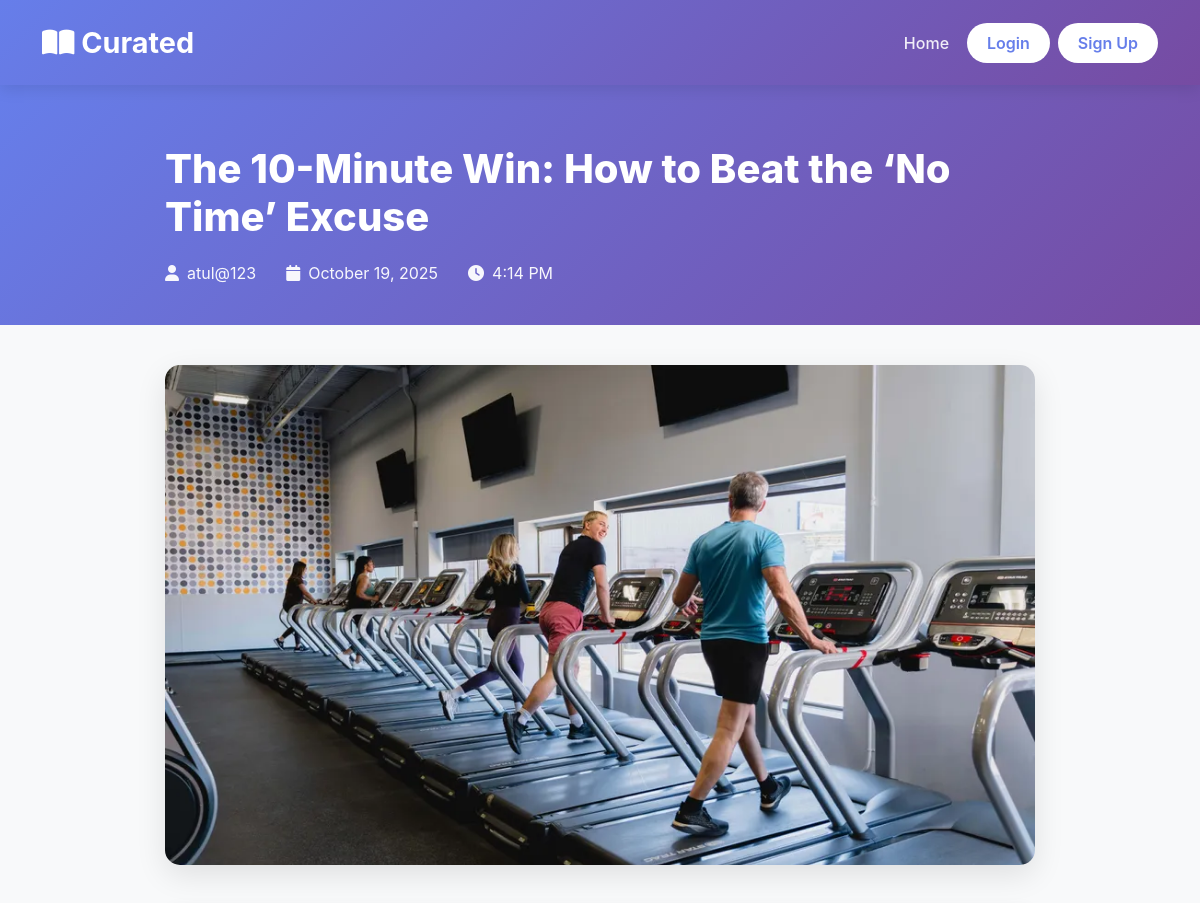
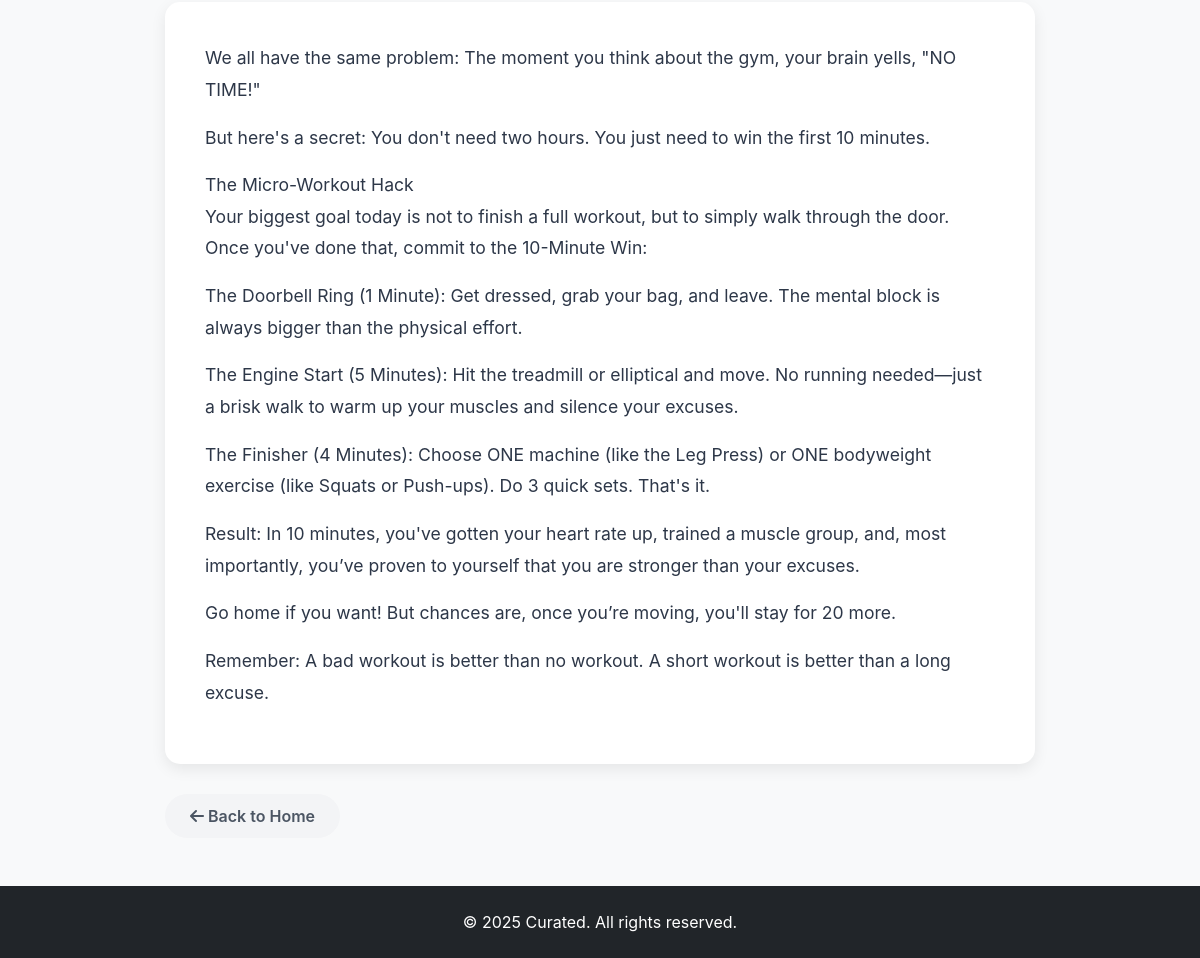
Page /post/the-10-minute-win-how-to-beat-the-no-time-excuse/ on the committed database (2 pictures, top to bottom).
### blog/models.py (models this page shows, shortened)
class Post(models.Model):
    title = models.CharField(max_length=200)
    slug = models.SlugField(max_length=200, unique=True)
    author = models.ForeignKey(User, on_delete=models.CASCADE, related_name='blog_posts')
    content = models.TextField()
    image = models.ImageField(upload_to='blog_images/', blank=True, null=True)
    created_at = models.DateTimeField(default=timezone.now)
    updated_at = models.DateTimeField(auto_now=True)
    published = models.BooleanField(default=True)
    class Meta:
        ordering = ['-created_at']

### blog/views.py (the view)
# urls.py: path('post/<slug:slug>/', views.post_detail, name='post_detail'),
def post_detail(request, slug):
    post = get_object_or_404(Post, slug=slug)
    return render(request, 'blog/post_detail.html', {'post': post})

### blog/templates/blog/post_detail.html (shortened to what this page needs)
{% load static %}
<!DOCTYPE html>
<html lang="en">
<head>
    <link href="https://cdn.jsdelivr.net/npm/bootstrap@5.3.0/dist/css/bootstrap.min.css" rel="stylesheet">
    <link rel="stylesheet" href="https://cdnjs.cloudflare.com/ajax/libs/font-awesome/6.4.0/css/all.min.css">
</head>
<body>
    <nav class="navbar navbar-expand-lg navbar-dark">
        <div class="container">
            <a class="navbar-brand" href="{% url 'blog:home' %}">
                <i class="fas fa-book-open"></i> Curated
            </a>
            <div class="collapse navbar-collapse" id="navbarNav">
                <ul class="navbar-nav ms-auto align-items-center">
                    <li class="nav-item">
                        <a class="nav-link" href="{% url 'blog:home' %}">Home</a>
                    </li>
                    {% if user.is_authenticated %}
                    <li class="nav-item">
                        <a class="nav-link" href="{% url 'blog:post_create' %}">
                            <i class="fas fa-plus-circle"></i> Create Blog
                        </a>
                    </li>
                    <li class="nav-item">
                        <a class="nav-link" href="{% url 'blog:my_posts' %}">My Posts</a>
                    </li>
                    <li class="nav-item">
                        <span class="nav-link">Hello, {{ user.username }}</span>
                    </li>
                    <li class="nav-item">
                        <a href="{% url 'accounts:logout' %}" class="btn btn-custom ms-2">Logout</a>
                    </li>
                    {% else %}
                    <li class="nav-item">
                        <a href="{% url 'accounts:login' %}" class="btn btn-custom me-2">Login</a>
                    </li>
                    <li class="nav-item">
                        <a href="{% url 'accounts:signup' %}" class="btn btn-custom">Sign Up</a>
                    </li>
                    {% endif %}
                </ul>
            </div>
        </div>
    </nav>
    <div class="post-header">
        <div class="post-container">
            <h1 class="post-title">{{ post.title }}</h1>
            <div class="post-meta">
                <div class="post-meta-item">
                    <i class="fas fa-user"></i>
                    <span>{{ post.author.username }}</span>
                </div>
                <div class="post-meta-item">
                    <i class="fas fa-calendar"></i>
                    <span>{{ post.created_at|date:"F d, Y" }}</span>
                </div>
                <div class="post-meta-item">
                    <i class="fas fa-clock"></i>
                    <span>{{ post.created_at|date:"g:i A" }}</span>
                </div>
            </div>
        </div>
    </div>
    <div class="post-container">
        {% if post.image %}
        <img src="{{ post.image.url }}" alt="{{ post.title }}" class="post-image">
        {% endif %}
        <div class="post-content">
            {{ post.content|linebreaks }}
        </div>
        <div class="post-actions">
            <a href="{% url 'blog:home' %}" class="btn btn-action btn-back">
                <i class="fas fa-arrow-left"></i> Back to Home
            </a>
        </div>
    </div>
    <footer class="bg-dark text-white text-center py-4 mt-5">
        <div class="container">
            <p class="mb-0">&copy; 2025 Curated. All rights reserved.</p>
        </div>
    </footer>
</body>
</html>

### blog/templates/blog/post_detail.html (style rules this page uses)
:root { --primary-color: #667eea; --secondary-color: #764ba2; }
body { font-family: 'Inter', -apple-system, BlinkMacSystemFont, 'Segoe UI', sans-serif; background: #f8f9fa; }
.navbar { background: linear-gradient(135deg, var(--primary-color) 0%, var(--secondary-color) 100%); box-shadow: 0 4px 15px rgba(0,0,0,0.1); padding: 1rem 0; }
.navbar-brand { font-size: 1.8rem; font-weight: 700; color: white !important; }
.nav-link { color: rgba(255,255,255,0.9) !important; font-weight: 500; margin: 0 10px; transition: all 0.3s ease; }
.btn-custom { background: white; color: var(--primary-color); font-weight: 600; padding: 8px 20px; border-radius: 25px; transition: all 0.3s ease; border: none; }
.post-header { background: linear-gradient(135deg, var(--primary-color) 0%, var(--secondary-color) 100%); color: white; padding: 60px 0 40px; margin-bottom: 40px; }
.post-title { font-size: 2.5rem; font-weight: 800; margin-bottom: 20px; }
.post-meta { display: flex; gap: 30px; flex-wrap: wrap; opacity: 0.95; }
.post-meta-item { display: flex; align-items: center; gap: 8px; }
.post-container { max-width: 900px; margin: 0 auto; padding: 0 15px; }
.post-image { width: 100%; max-height: 500px; object-fit: cover; border-radius: 15px; box-shadow: 0 10px 30px rgba(0,0,0,0.1); margin-bottom: 40px; }
.post-content { background: white; padding: 40px; border-radius: 15px; box-shadow: 0 5px 15px rgba(0,0,0,0.08); line-height: 1.8; font-size: 1.1rem; color: #2d3748; margin-bottom: 30px; }
.post-actions { display: flex; gap: 15px; margin-bottom: 40px; }
.btn-action { padding: 10px 25px; border-radius: 25px; font-weight: 600; text-decoration: none; transition: all 0.3s ease; }
.btn-back { background: #f3f4f6; color: #4b5563; border: none; }

### rows in the picture
Post: title "The 10-Minute Win: How to Beat the ‘No Time’ Excuse", author.username "atul@123", created_at "October 19, 2025", created_at "4:14 PM", image (picture), content "We all have the same problem: The moment you think about the gym, your brain yells, \"NO TIME!\" But here's a secret: You don't need two hours. You just need to win the first 10 minutes. The Micro-Workout Hack Your biggest goal today is not to finish a full workout, but to simply walk through the door. Once you've done that, commit to the 10-Minute Win: The Doorbell Ring (1 Minute): Get dressed, grab your bag, and leave. The mental block is always bigger than the physical effort. The Engine Start (5 Minutes): Hit the treadmill or elliptical and move. No running needed—just a brisk walk to warm up your muscles and silence your excuses. The Finisher (4 Minutes): Choose ONE machine (like the Leg…"
